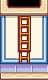

Tiled map render using the project's own tile images. Description and the whole map definition, tile-layer contents included, below:
An orthogonal 3x5 tile map with 16x16 px tiles, 8 tile layers (Back, Back2, Buildings, Front, ...), 3 tilesets.

<map version="1.10" tiledversion="1.10.2" orientation="orthogonal" renderorder="right-down" compressionlevel="0" width="3" height="5" tilewidth="16" tileheight="16" infinite="0" nextlayerid="17" nextobjectid="24">
 <properties>
  <property name="DayTiles" value="Front 14 1 256 Front 14 2 288 Front 21 1 256 Front 21 2 288" />
  <property name="Doors" value="5 9 1 120 5 13 1 120 10 13 1 120 9 5 1 120 10 5 1 120" />
  <property name="NightTiles" value="Front 14 1 1253 Front 14 2 1254 Front 21 1 1253 Front 21 2 1254" />
  <property name="Warp" value="10 20 Town 36 56 10 1 HarveyRoom 6 12 9 1 HarveyRoom 6 12" />
 </properties>
 <tileset firstgid="1" name="1" tilewidth="16" tileheight="16" tilecount="2176" columns="32">
  <image source="townInterior.png" width="512" height="1088" />
 </tileset>
 <tileset firstgid="2177" name="p" tilewidth="16" tileheight="16" tilecount="64" columns="4">
  <image source="paths.png" width="64" height="256" />
 </tileset>
 <tileset firstgid="2241" name="v15_TownInterior_2" tilewidth="16" tileheight="16" tilecount="1312" columns="32">
  <image source="townInterior_2.png" width="512" height="656" />
 </tileset>
 <layer id="1" name="Back" width="3" height="5">
  <data encoding="csv">
1010,1010,1010,
2943,2943,2943,
2975,2975,2975,
3007,3007,3007,
1011,1011,1011
</data>
 </layer>
 <objectgroup id="2" name="Back" />
 <layer id="3" name="Back2" width="3" height="5">
  <properties>
   <property name="Draw" value="Back" />
  </properties>
  <data encoding="csv">
0,0,0,
736,0,735,
736,0,735,
768,43,767,
0,0,0
</data>
 </layer>
 <objectgroup id="4" name="Back2" />
 <layer id="5" name="Buildings" width="3" height="5">
  <data encoding="csv">
0,1,0,
736,3468,735,
736,3500,735,
768,3532,767,
0,0,0
</data>
 </layer>
 <objectgroup id="6" name="Buildings" />
 <layer id="7" name="Front" width="3" height="5">
  <data encoding="csv">
3167,3071,3168,
2834,0,2833,
0,0,0,
0,0,0,
3099,3131,3131
</data>
 </layer>
 <objectgroup id="8" name="Front" />
 <layer id="9" name="Front2" width="3" height="5">
  <properties>
   <property name="Draw" value="Front" />
  </properties>
  <data encoding="csv">
0,0,0,
0,0,0,
0,0,0,
0,0,0,
0,0,0
</data>
 </layer>
 <objectgroup id="10" name="Front2" />
 <layer id="11" name="Front3" width="3" height="5">
  <properties>
   <property name="Draw" value="Front" />
  </properties>
  <data encoding="csv">
0,0,0,
0,0,0,
0,0,0,
0,0,0,
0,0,0
</data>
 </layer>
 <objectgroup id="12" name="Front3" />
 <layer id="13" name="Paths" width="3" height="5">
  <data encoding="csv">
0,0,0,
0,0,0,
0,0,0,
0,0,0,
0,0,0
</data>
 </layer>
 <objectgroup id="14" name="Paths" />
 <layer id="15" name="AlwaysFront" width="3" height="5">
  <data encoding="csv">
0,0,0,
0,0,0,
0,0,0,
0,0,0,
0,0,0
</data>
 </layer>
 <objectgroup id="16" name="AlwaysFront" />
</map>
